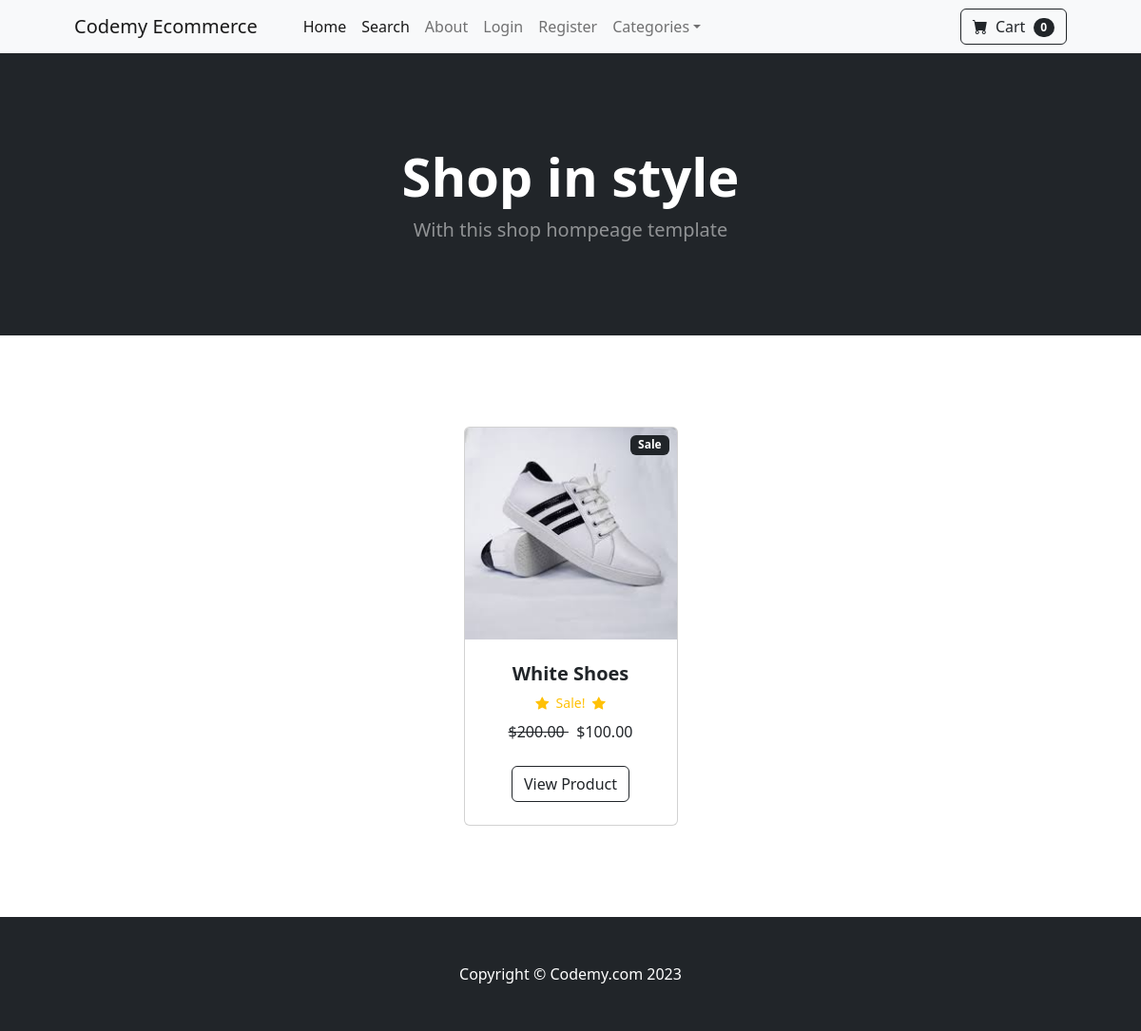
Before: / with the older database file.
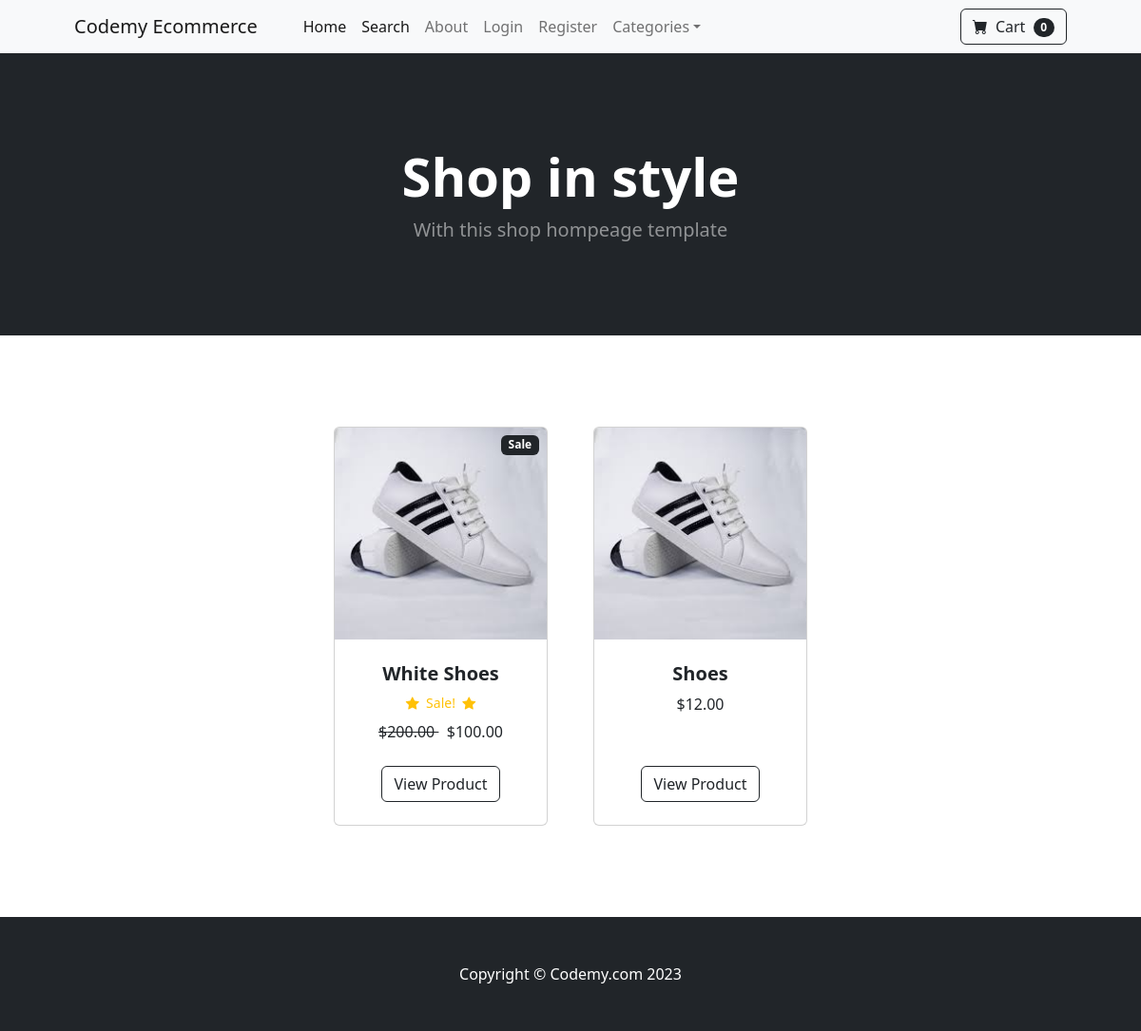
After: the same page with the newer database file.
### store/models.py (models this page shows, shortened)
class Product(models.Model):
	name = models.CharField(max_length=100)
	price = models.DecimalField(default=0, decimal_places=2, max_digits=6)
	category = models.ForeignKey(Category, on_delete=models.CASCADE, default=1)
	description = models.CharField(max_length=250, default='', blank=True, null=True)
	image = models.ImageField(upload_to='uploads/product/')
	is_sale = models.BooleanField(default=False)
	sale_price = models.DecimalField(default=0, decimal_places=2, max_digits=6)

### store/views.py (the view)
# urls.py: path('', views.home, name='home'),
def home(request):
	products = Product.objects.all()
	return render(request, 'home.html', {'products':products})

### cart/cart.py (called while the page is built)
	def __len__(self):
		return len(self.cart)

### cart/context_processors.py (called while the page is built)
def cart(request):
	return {'cart': Cart(request)}

### store/templates/home.html
{% extends 'base.html' %}
{% block content %}
        <header class="bg-dark py-5">
            <div class="container px-4 px-lg-5 my-5">
                <div class="text-center text-white">
                    <h1 class="display-4 fw-bolder">Shop in style</h1>
                    <p class="lead fw-normal text-white-50 mb-0">With this shop hompeage template</p>
                </div>
            </div>
        </header>
        <section class="py-5">
            <div class="container px-4 px-lg-5 mt-5">
                <div class="row gx-4 gx-lg-5 row-cols-2 row-cols-md-3 row-cols-xl-4 justify-content-center">
                {% for product in products %}
                    {% if product.is_sale %}
                    <div class="col mb-5">
                        <div class="card h-100">
                            <div class="badge bg-dark text-white position-absolute" style="top: 0.5rem; right: 0.5rem">Sale</div>
                            <img class="card-img-top" src="{{ product.image.url }}" alt="..." />
                            <div class="card-body p-4">
                                <div class="text-center">
                                    <h5 class="fw-bolder">{{ product.name }}</h5>
                <div class="d-flex justify-content-center small text-warning mb-2">
                <div class="bi-star-fill"></div>
                &nbsp;&nbsp;Sale!&nbsp;&nbsp;
                <div class="bi-star-fill"></div>
                </div>
                                    <strike>
                                    ${{ product.price }}
                                    </strike>
                                    &nbsp;
                                    ${{ product.sale_price }}
                                </div>
                            </div>
                            <div class="card-footer p-4 pt-0 border-top-0 bg-transparent">
    <div class="text-center">
        <a class="btn btn-outline-dark mt-auto" href="{% url 'product' product.id  %}">View Product</a>
    </div>
                            </div>
                        </div>
                    </div>
                    {% else %}
                <div class="col mb-5">
                        <div class="card h-100">
                            <img class="card-img-top" src="{{ product.image.url }}" alt="..." />
                            <div class="card-body p-4">
                                <div class="text-center">
                                    <h5 class="fw-bolder">{{ product.name }}</h5>
                                    ${{ product.price }}
                                </div>
                            </div>
                            <div class="card-footer p-4 pt-0 border-top-0 bg-transparent">
    <div class="text-center"><a class="btn btn-outline-dark mt-auto" href="{% url 'product' product.id %}">View Product</a></div>
                            </div>
                        </div>
                    </div>
                        {% endif %}
                    {% endfor %}
            </div>
        </section>
{% endblock %}

### store/templates/base.html (shortened to what this page needs)
{% load static %}
<!DOCTYPE html>
<html lang="en">
    <head>
        <link href="https://cdn.jsdelivr.net/npm/bootstrap-icons@1.5.0/font/bootstrap-icons.css" rel="stylesheet" />
        <link href="{% static 'css/styles.css' %}" rel="stylesheet" />
    </head>
    <body>
        {% include 'navbar.html' %}
        {% block content %}
        {% endblock %}
        <footer class="py-5 bg-dark">
            <div class="container"><p class="m-0 text-center text-white">Copyright &copy; Codemy.com 2023</p></div>
        </footer>
    </body>
</html>

### store/templates/navbar.html (shortened to what this page needs)
        <nav class="navbar navbar-expand-lg navbar-light bg-light">
            <div class="container px-4 px-lg-5">
                <a class="navbar-brand" href="{% url 'home' %}">Codemy Ecommerce</a>
                <div class="collapse navbar-collapse" id="navbarSupportedContent">
                    <ul class="navbar-nav me-auto mb-2 mb-lg-0 ms-lg-4">
                        <li class="nav-item"><a class="nav-link active" aria-current="page" href="{% url 'home' %}">Home</a></li>
                        <li class="nav-item"><a class="nav-link active" aria-current="page" href="{% url 'search' %}">Search</a></li>
                        <li class="nav-item"><a class="nav-link" href="{% url 'about' %}">About</a></li>
            {% if user.is_authenticated %}
   <li class="nav-item dropdown">
            <a class="nav-link dropdown-toggle" id="navbarDropdown" href="#" role="button" data-bs-toggle="dropdown" aria-expanded="false">Profile</a>
            <ul class="dropdown-menu" aria-labelledby="navbarDropdown">
                <li><a class="dropdown-item" href="{% url 'update_user' %}">User Profile</a></li>
                <li><hr class="dropdown-divider" /></li>
<li><a class="dropdown-item" href="{% url 'update_info'  %}">User Info</a></li>
                            </ul>
                        </li>
            {% if user.is_superuser %}
              <li class="nav-item dropdown">
            <a class="nav-link dropdown-toggle" id="navbarDropdown" href="#" role="button" data-bs-toggle="dropdown" aria-expanded="false">Orders</a>
            <ul class="dropdown-menu" aria-labelledby="navbarDropdown">
                <li><a class="dropdown-item" href="{% url "shipped_dash" %}">Shipped Orders</a></li>
                <li><hr class="dropdown-divider" /></li>
<li><a class="dropdown-item" href="{% url "not_shipped_dash"  %}">UnShipped Orders</a></li>
                            </ul>
                        </li>
            {% endif %}
               <li class="nav-item"><a class="nav-link" href="{% url 'logout' %}">Logout</a></li>
            {% else %}
               <li class="nav-item"><a class="nav-link" href="{% url 'login' %}">Login</a></li>
               <li class="nav-item"><a class="nav-link" href="{% url 'register' %}">Register</a></li>
            {% endif %}
                        <li class="nav-item dropdown">
                            <a class="nav-link dropdown-toggle" id="navbarDropdown" href="#" role="button" data-bs-toggle="dropdown" aria-expanded="false">Categories</a>
                        </li>
                    </ul>
                    <form class="d-flex">
<a href="{% url 'cart_summary' %}" class="btn btn-outline-dark"><i class="bi-cart-fill me-1"></i>
                            Cart
<span class="badge bg-dark text-white ms-1 rounded-pill" id="cart_quantity">{{ cart|length }}
</span></a>
                    </form>
                </div>
            </div>
        </nav>

Changed rows visible on the page:
added Product: image (picture), name "Shoes", price "12.00"
